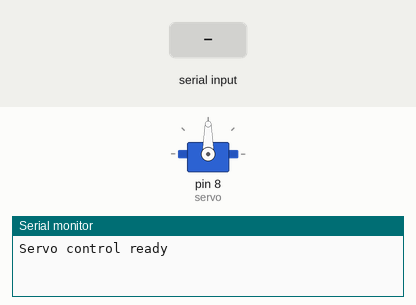
A sketch run on a simulated Arduino Uno, built with avr-gcc and run on an emulated ATmega328P. Parts: servo, the last lines printed to the serial monitor. The inputs (shaded band) are chosen by the test bench.

Above: at 1.2 s.
1.3 s: "F" received over Serial
At 2.5 s:
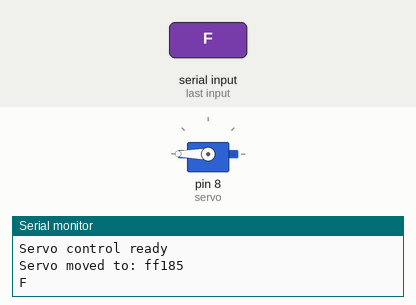
2.8 s: "B" received over Serial
At 3.7 s:
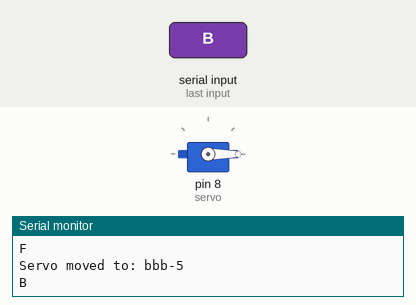
Timing chart, 0 to 5.8 s (numbered marks = the images above; inputs shaded):
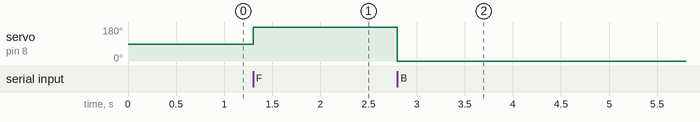

Measured:
- after the input at 1.3 s, servo on pin 8 (servo): 90° → 180° at once
- after the input at 2.8 s, servo on pin 8 (servo): 180° → 0° at once

The sketch:

servomotorattempt1.ino
```cpp
#include <SoftwareSerial.h>
#include <Servo.h>

Servo servo;
int currentAngle1 = 90;
int angleStep1 = 5;


SoftwareSerial Ser(2, 3); // RX, TX

void setup()
{
  servo.attach(8);


  Ser.begin(9600);
  Serial.begin(9600);
  Serial.println("Servo control ready");
}

void loop()
{
   if (Serial.available() > 0)
  {
    char data = Serial.read();


    if (data == 'F')
    {
      Left();
      Serial.println("F");
    }
    else if (data == 'B')
    {
      Right();
      Serial.println("B");
    }

  }
}

void Left()
{
  currentAngle1 = 180;
currentAngle1 += angleStep1;
          if (currentAngle1 > 180)
          {
          servo.write(currentAngle1);
          Serial.print("Servo moved to: ff");
          Serial.println(currentAngle1);
          }

}

void Right()
{
  currentAngle1 = 0;
currentAngle1 -= angleStep1;
              if (currentAngle1 < 0)
              {
              servo.write(currentAngle1);
              Serial.print("Servo moved to: bbb");
              Serial.println(currentAngle1);
              }
}
```
